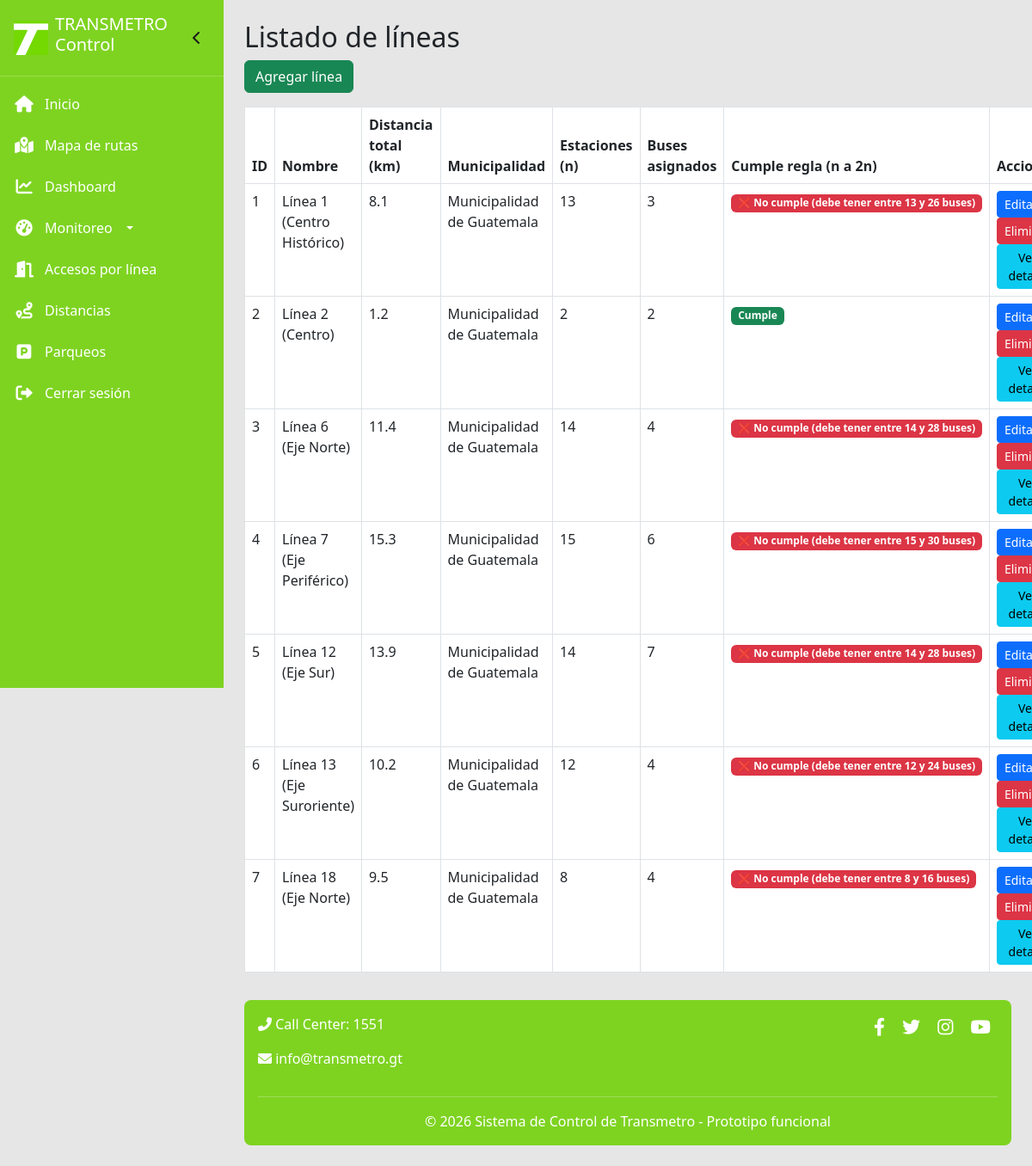
Screenshot of /lineas (signed in) with the database file from the repository.
### models.py (models this page shows)
class Linea(db.Model):
    __tablename__ = 'lineas'
    id = db.Column(db.Integer, primary_key=True)
    nombre = db.Column(db.String(50), nullable=False)
    distancia_total = db.Column(db.Float, default=0.0)
    municipalidad_id = db.Column(db.Integer, db.ForeignKey('municipalidades.id'))
    municipalidad = db.relationship('Municipalidad', backref='lineas')

class Municipalidad(db.Model):
    __tablename__ = 'municipalidades'
    id = db.Column(db.Integer, primary_key=True)
    nombre = db.Column(db.String(100), nullable=False)
    direccion = db.Column(db.String(200))

### app.py (the view)
@app.route('/lineas')
@login_required
def listar_lineas():
    lineas = Linea.query.all()
    return render_template('listar_lineas.html', lineas=lineas)

### app.py (called while the page is built)
@login_manager.user_loader
def load_user(user_id):
    return Admin.query.get(int(user_id))

### templates/listar_lineas.html
{% extends "base.html" %}
{% block content %}
<h2>Listado de líneas</h2>
<a href="{{ url_for('agregar_linea') }}" class="btn btn-success mb-3">Agregar línea</a>
<table class="table table-bordered">
    <thead>
        <tr><th>ID</th><th>Nombre</th><th>Distancia total (km)</th><th>Municipalidad</th><th>Estaciones (n)</th><th>Buses asignados</th><th>Cumple regla (n a 2n)</th><th>Acciones</th></tr>
    </thead>
    <tbody>
        {% for l in lineas %}
        {% set n = l.estaciones|length %}
        {% set buses_asignados = l.buses|length %}
        <tr>
            <td>{{ l.id }}</td>
            <td>{{ l.nombre }}</td>
            <td>{{ l.distancia_total }}</td>
            <td>{{ l.municipalidad.nombre if l.municipalidad else '' }}</td>
            <td>{{ n }}</td>
            <td>{{ buses_asignados }}</td>
            <td>
                {% if n == 0 %}<span class="badge bg-secondary">Sin estaciones</span>
                {% elif n <= buses_asignados <= n*2 %}<span class="badge bg-success"> Cumple</span>
                {% else %}<span class="badge bg-danger">❌ No cumple (debe tener entre {{ n }} y {{ n*2 }} buses)</span>{% endif %}
            </td>
            <td>
                <a href="{{ url_for('editar_linea', linea_id=l.id) }}" class="btn btn-sm btn-primary">Editar</a>
                <a href="{{ url_for('eliminar_linea', linea_id=l.id) }}" class="btn btn-sm btn-danger" onclick="return confirm('¿Eliminar esta línea? Se eliminarán también sus estaciones, distancias y buses asociados.')">Eliminar</a>
                <a href="{{ url_for('detalle_linea', linea_id=l.id) }}" class="btn btn-sm btn-info">Ver detalle</a>
            </td>
        </tr>
        {% endfor %}
    </tbody>
</table>
{% endblock %}

### templates/base.html (shortened to what this page needs)
<!doctype html>
<html lang="es">
<head>
    <link href="https://cdn.jsdelivr.net/npm/bootstrap@5.3.0/dist/css/bootstrap.min.css" rel="stylesheet">
    <link rel="stylesheet" href="https://cdnjs.cloudflare.com/ajax/libs/font-awesome/6.0.0-beta3/css/all.min.css">
</head>
<body>
<div class="wrapper">
    <div class="sidebar" id="sidebar">
        <div class="sidebar-header">
            <div class="logo-area">
                <img src="{{ url_for('static', filename='imagenes/Logo_Transmetro_Guatemala.svg.png') }}" alt="Transmetro Guatemala">
                <h5>TRANSMETRO Control</h5>
            </div>
            <button class="toggle-btn" id="toggleSidebar">
                <i class="fas fa-chevron-left"></i>
            </button>
        </div>
        <ul class="nav flex-column">
            <li class="nav-item">
                <a class="nav-link" href="{{ url_for('index') }}">
                    <i class="fas fa-home"></i> <span>Inicio</span>
                </a>
            </li>
            <li class="nav-item">
                <a class="nav-link" href="{{ url_for('mapa') }}">
                    <i class="fas fa-map-marked-alt"></i> <span>Mapa de rutas</span>
                </a>
            </li>
            {% if current_user.is_authenticated %}
                <li class="nav-item">
                    <a class="nav-link" href="{{ url_for('dashboard') }}">
                        <i class="fas fa-chart-line"></i> <span>Dashboard</span>
                    </a>
                </li>
                <li class="nav-item dropdown">
                    <a class="nav-link dropdown-toggle" href="#" id="monitoreoDropdown" role="button" data-bs-toggle="dropdown" aria-expanded="false">
                        <i class="fas fa-tachometer-alt"></i> <span>Monitoreo</span>
                    </a>
                </li>
                <li class="nav-item">
                    <a class="nav-link" href="{{ url_for('accesos_por_linea') }}">
                        <i class="fas fa-door-open"></i> <span>Accesos por línea</span>
                    </a>
                </li>
                <li class="nav-item">
                    <a class="nav-link" href="{{ url_for('listar_distancias') }}">
                        <i class="fas fa-route"></i> <span>Distancias</span>
                    </a>
                </li>
                <li class="nav-item">
                    <a class="nav-link" href="{{ url_for('listar_parqueos') }}">
                        <i class="fas fa-parking"></i> <span>Parqueos</span>
                    </a>
                </li>
                <li class="nav-item">
                    <a class="nav-link" href="{{ url_for('logout') }}">
                        <i class="fas fa-sign-out-alt"></i> <span>Cerrar sesión</span>
                    </a>
                </li>
            {% else %}
                <li class="nav-item">
                    <a class="nav-link" href="{{ url_for('login') }}">
                        <i class="fas fa-key"></i> <span>Administrador</span>
                    </a>
                </li>
            {% endif %}
        </ul>
    </div>
    <div class="content" id="content">
        {% block content %}{% endblock %}
        <footer>
            <div class="row">
                <div class="col-md-6 text-center text-md-start">
                    <p><i class="fas fa-phone-alt"></i> Call Center: 1551</p>
                    <p><i class="fas fa-envelope"></i> info@transmetro.gt</p>
                </div>
                <div class="col-md-6 text-center text-md-end">
                    <a href="#" target="_blank"><i class="fab fa-facebook-f"></i></a>
                    <a href="#" target="_blank"><i class="fab fa-twitter"></i></a>
                    <a href="#" target="_blank"><i class="fab fa-instagram"></i></a>
                    <a href="#" target="_blank"><i class="fab fa-youtube"></i></a>
                </div>
            </div>
            <hr style="background-color: var(--verde-transmetro);">
            <p class="text-center mb-0">&copy; 2026 Sistema de Control de Transmetro - Prototipo funcional</p>
        </footer>
    </div>
</div>
</body>
</html>

### templates/base.html (style rules this page uses)
:root { --verde-transmetro: #7ED321; --azul-transmetro: #2E3E9E; --fondo-claro: #E6E6E6; --blanco: #FFFFFF; }
body { background-color: var(--fondo-claro); font-family: 'Segoe UI', 'Roboto', 'Helvetica Neue', sans-serif; margin: 0; padding: 0; }
.wrapper { display: flex; align-items: flex-start; min-height: 100vh; }
.sidebar { width: 260px; background-color: var(--verde-transmetro); color: white; transition: width 0.3s ease; flex-shrink: 0; position: sticky; top: 0; height: 100vh; display: flex; flex-direction: column; overflow-y: auto; scrollbar-width: thin; }
.sidebar-header { display: flex; align-items: center; justify-content: space-between; padding: 1rem; border-bottom: 1px solid rgba(255,255,255,0.2); gap: 0.5rem; flex-shrink: 0; }
.sidebar-header .logo-area { display: flex; align-items: center; gap: 0.5rem; overflow: hidden; }
.sidebar-header img { max-height: 40px; }
.toggle-btn { background-color: var(--verde-transmetro); border: none; border-radius: 8px; color: #1a1a1a; cursor: pointer; font-size: 1rem; padding: 6px 10px; transition: all 0.2s; flex-shrink: 0; }
.sidebar .nav { flex-direction: column; padding: 0.5rem 0; }
.sidebar .nav-link { color: white !important; padding: 0.75rem 1rem; font-weight: 500; transition: all 0.2s ease; display: flex; align-items: center; gap: 12px; white-space: nowrap; }
.sidebar .nav-link i { font-size: 1.2rem; min-width: 24px; text-align: center; }
.content { flex-grow: 1; padding: 1.5rem; overflow-x: auto; }
footer { background-color: var(--verde-transmetro); color: white; padding: 1rem; margin-top: 2rem; border-radius: 8px; }
footer a { color: white !important; margin: 0 8px; font-size: 1.3rem; }

### rows the page displays
Linea: id "1", nombre "Línea 1 (Centro Histórico)", distancia_total "8.1", municipalidad "Municipalidad de Guatemala", n "13", buses_asignados "3", n "26"
Linea: id "2", nombre "Línea 2 (Centro)", distancia_total "1.2", municipalidad "Municipalidad de Guatemala", shows "Cumple"
Linea: id "3", nombre "Línea 6 (Eje Norte)", distancia_total "11.4", municipalidad "Municipalidad de Guatemala", n "14", buses_asignados "4", n "28"
Linea: id "4", nombre "Línea 7 (Eje Periférico)", distancia_total "15.3", municipalidad "Municipalidad de Guatemala", n "15", buses_asignados "6", n "30"
Linea: id "5", nombre "Línea 12 (Eje Sur)", distancia_total "13.9", municipalidad "Municipalidad de Guatemala", n "14", buses_asignados "7", n "28"
Linea: id "6", nombre "Línea 13 (Eje Suroriente)", distancia_total "10.2", municipalidad "Municipalidad de Guatemala", n "12", buses_asignados "4", n "24"
Linea: id "7", nombre "Línea 18 (Eje Norte)", distancia_total "9.5", municipalidad "Municipalidad de Guatemala", n "8", buses_asignados "4", n "16"
